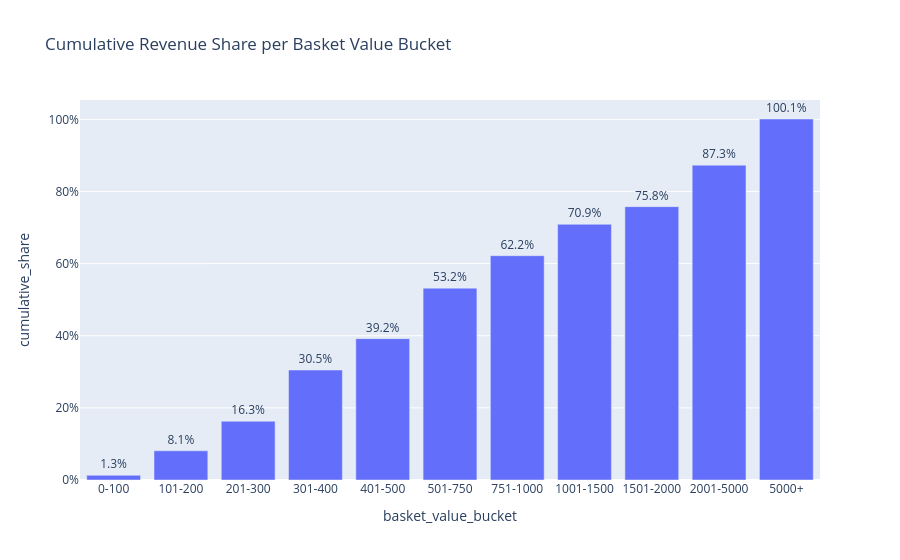

The cell this chart's notebook holds for it:
### Markdown cell above
Enstaka customer-anomalies har filtrerats bort för att ge en bättre bild av hur värde per order i stort sett är fördelat (enligt notering i intro). Filtreringen påverkar 5000+ segmentet negativt, och det går från att vara det största segmentet sett till intäkter till att var mer in line med andra segmenten (12,8%). (En stor del av det som har filtrerats bort inkluderar manuella justeringar, plattformskostnader och frakt) För basket-analysen är detta godtagbart då vi vill få en tydligare bild över helheten.

Exkluderat anomalierna ser vi att en stor del av vår försäljning sker vid ordervärden kring 301-400 (14,2%) och 501-750 (14%). 52% av försäljningen sker i ordrar värda 101-750.

Sett till antalet ordrar så representerar baskets över 2000 i värde en ganska liten andel, men i totala intäkter så är dessa relativt få ordrar väldigt betydande.

### Code cell
# Kumulativ andel av försäljning (basket value buckets) 80/20 intäkter
df_basket_uitem_dist = df_basket_uitem_dist.sort_values('bucket_sort').reset_index(drop=True)
df_basket_uitem_dist['cumulative_share'] = df_basket_uitem_dist['revenue_share'].cumsum()

fig = px.bar(
    df_basket_uitem_dist,
    x='basket_value_bucket',
    y='cumulative_share',
    title='Cumulative Revenue Share per Basket Value Bucket',
    text='cumulative_share'
)
fig.update_traces(texttemplate='%{text:.1%}', textposition='outside')
fig.update_yaxes(tickformat='.0%')
fig.write_html(
    "../HTML/bask_cumulative_share.html",
    include_plotlyjs='cdn'
)
fig.show()

### Figure 1 — Plotly figure (JSON) as saved in the notebook; plotly's stock layout.template omitted (floating-point values rounded to 4 significant figures)
{"data": [{"hovertemplate": "basket_value_bucket=%{x}<br>cumulative_share=%{text}<extra></extra>", "legendgroup": "", "marker": {"color": "#636efa", "pattern": {"shape": ""}}, "name": "", "orientation": "v", "showlegend": false, "text": [0.013, 0.081, 0.163, 0.305, 0.392, 0.532, 0.622, 0.709, 0.758, 0.873, 1.001], "textposition": "outside", "texttemplate": "%{text:.1%}", "type": "bar", "x": ["0-100", "101-200", "201-300", "301-400", "401-500", "501-750", "751-1000", "1001-1500", "1501-2000", "2001-5000", "5000+"], "xaxis": "x", "y": [0.013, 0.081, 0.163, 0.305, 0.392, 0.532, 0.622, 0.709, 0.758, 0.873, 1.001], "yaxis": "y"}], "layout": {"barmode": "relative", "legend": {"tracegroupgap": 0}, "title": {"text": "Cumulative Revenue Share per Basket Value Bucket"}, "xaxis": {"anchor": "y", "domain": [0, 1], "title": {"text": "basket_value_bucket"}}, "yaxis": {"anchor": "x", "domain": [0, 1], "tickformat": ".0%", "title": {"text": "cumulative_share"}}}}
